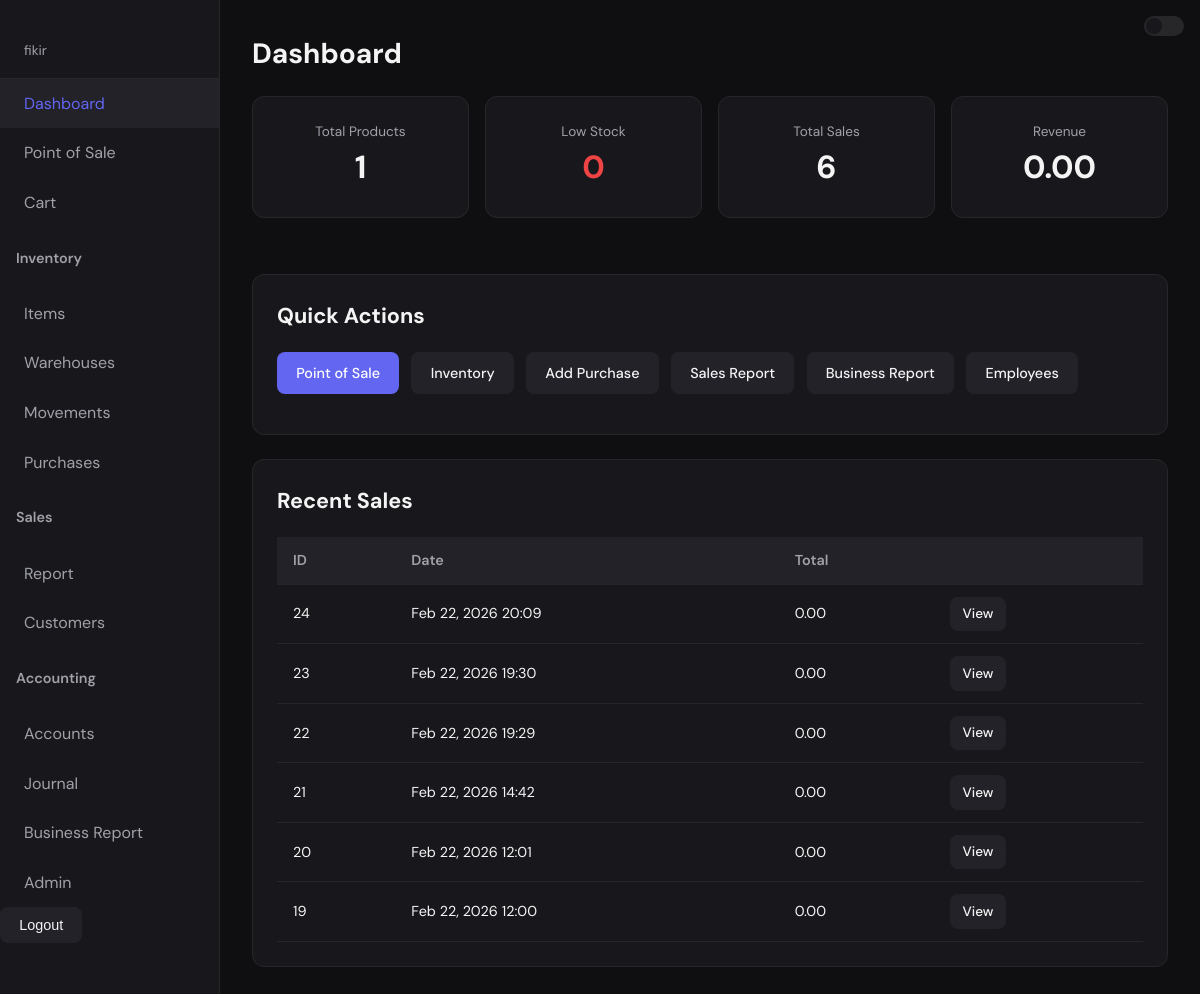
/dashboard/ (signed in), run on an earlier commit of the app's database.
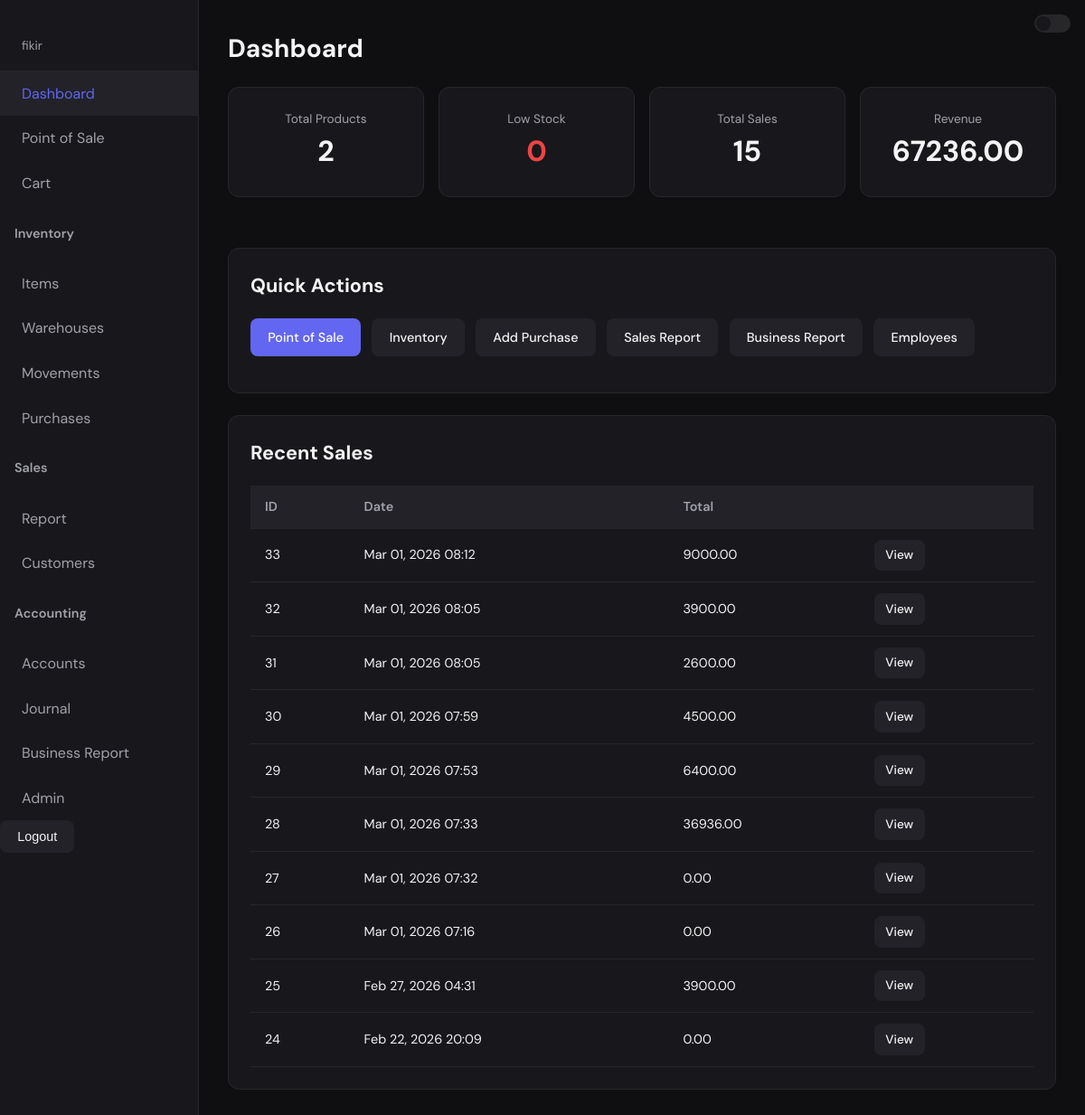
And on a later commit of the database.
### sales/models.py (models this page shows, shortened)
class Sale(models.Model):
    PAYMENT_METHOD_CHOICES = [
        ("CASH", "Cash"),
        ("CREDIT", "Credit"),
        ("ATM", "ATM"),
        ("TRANSFER", "Bank Transfer"),
        ("MOBILE", "Mobile Payment"),
        ("OTHER", "Other"),
    ]
    date = models.DateTimeField(auto_now_add=True)
    payment_method = models.CharField(
        max_length=20,
        choices=PAYMENT_METHOD_CHOICES,
        default="CASH",
    )
    total_amount = models.FloatField(default=0)
    customer = models.ForeignKey(
        "sales.Customer",
        null=True,
        blank=True,
        on_delete=models.SET_NULL,
        help_text="Customer who made the purchase",
    )

### core/views.py (the view)
# urls.py: path("dashboard/", dashboard_view, name="dashboard"),
@login_required
def dashboard_view(request):
    total_products = Product.objects.count()
    low_stock_count = sum(1 for p in Product.objects.all() if p.is_low_stock())
    total_sales = Sale.objects.count()
    total_revenue = Sale.objects.aggregate(Sum("total_amount"))["total_amount__sum"] or 0
    recent_sales = Sale.objects.order_by("-date")[:10]
    return render(request, "dashboard.html", {
        "stats": {
            "total_products": total_products,
            "low_stock_count": low_stock_count,
            "total_sales": total_sales,
            "total_revenue": total_revenue,
        },
        "recent_sales": recent_sales,
    })

### inventory/models.py (called while the page is built)
    def is_low_stock(self):
        return self.quantity <= self.LOW_STOCK_THRESHOLD

### templates/dashboard.html (shortened to what this page needs)
{% extends "base.html" %}
{% block content %}
<h1>Dashboard</h1>
<div style="display: grid; grid-template-columns: repeat(auto-fit, minmax(200px, 1fr)); gap: 1rem; margin-bottom: 2rem;">
    <div class="card" style="text-align: center;">
        <div style="font-size: 0.85rem; color: var(--text-muted);">Total Products</div>
        <div style="font-size: 2rem; font-weight: 700;">{{ stats.total_products }}</div>
    </div>
    <div class="card" style="text-align: center;">
        <div style="font-size: 0.85rem; color: var(--text-muted);">Low Stock</div>
        <div style="font-size: 2rem; font-weight: 700; color: var(--error);">{{ stats.low_stock_count }}</div>
    </div>
    <div class="card" style="text-align: center;">
        <div style="font-size: 0.85rem; color: var(--text-muted);">Total Sales</div>
        <div style="font-size: 2rem; font-weight: 700;">{{ stats.total_sales }}</div>
    </div>
    <div class="card" style="text-align: center;">
        <div style="font-size: 0.85rem; color: var(--text-muted);">Revenue</div>
        <div style="font-size: 2rem; font-weight: 700;">{{ stats.total_revenue|floatformat:2 }}</div>
    </div>
</div>
<div class="card">
    <h2>Quick Actions</h2>
    <p>
        <a href="{% url 'pos' %}" class="btn">Point of Sale</a>
        <a href="{% url 'product_list' %}" class="btn btn-secondary" style="margin-left: 0.5rem;">Inventory</a>
        <a href="{% url 'purchase_add' %}" class="btn btn-secondary" style="margin-left: 0.5rem;">Add Purchase</a>
        <a href="{% url 'sales_report' %}" class="btn btn-secondary" style="margin-left: 0.5rem;">Sales Report</a>
        <a href="{% url 'business_report' %}" class="btn btn-secondary" style="margin-left: 0.5rem;">Business Report</a>
        <a href="{% url 'employee_list' %}" class="btn btn-secondary" style="margin-left: 0.5rem;">Employees</a>
    </p>
</div>
{% if recent_sales %}
<div class="card">
    <h2>Recent Sales</h2>
    <table>
        <thead>
            <tr>
                <th>ID</th>
                <th>Date</th>
                <th>Total</th>
                <th></th>
            </tr>
        </thead>
        <tbody>
            {% for sale in recent_sales %}
            <tr>
                <td>{{ sale.id }}</td>
                <td>{{ sale.date|date:"M d, Y H:i" }}</td>
                <td>{{ sale.total_amount|floatformat:2 }}</td>
                <td><a href="{% url 'invoice' sale.id %}" class="btn btn-secondary" style="padding: 0.4rem 0.8rem; font-size: 0.85rem;">View</a></td>
            </tr>
            {% endfor %}
        </tbody>
    </table>
</div>
{% endif %}
{% endblock %}

What changed in the data, as far as the page shows it:
no longer on this page (row unchanged): Sale: id "23", date "Feb 22, 2026 19:30", total_amount "0.00"
no longer on this page (row unchanged): Sale: id "22", date "Feb 22, 2026 19:29", total_amount "0.00"
no longer on this page (row unchanged): Sale: id "21", date "Feb 22, 2026 14:42", total_amount "0.00"
no longer on this page (row unchanged): Sale: id "20", date "Feb 22, 2026 12:01", total_amount "0.00"
no longer on this page (row unchanged): Sale: id "19", date "Feb 22, 2026 12:00", total_amount "0.00"
added Sale: id "33", date "Mar 01, 2026 08:12", total_amount "9000.00"
added Sale: id "32", date "Mar 01, 2026 08:05", total_amount "3900.00"
added Sale: id "31", date "Mar 01, 2026 08:05", total_amount "2600.00"
added Sale: id "30", date "Mar 01, 2026 07:59", total_amount "4500.00"
added Sale: id "29", date "Mar 01, 2026 07:53", total_amount "6400.00"
added Sale: id "28", date "Mar 01, 2026 07:33", total_amount "36936.00"
added Sale: id "27", date "Mar 01, 2026 07:32", total_amount "0.00"
added Sale: id "26", date "Mar 01, 2026 07:16", total_amount "0.00"
added Sale: id "25", date "Feb 27, 2026 04:31", total_amount "3900.00"
Also different on the page:
{{ stats.total_products }}: "1" → "2"
{{ stats.total_sales }}: "6" → "15"
{{ stats.total_revenue|floatformat:2 }}: "0.00" → "67236.00"
